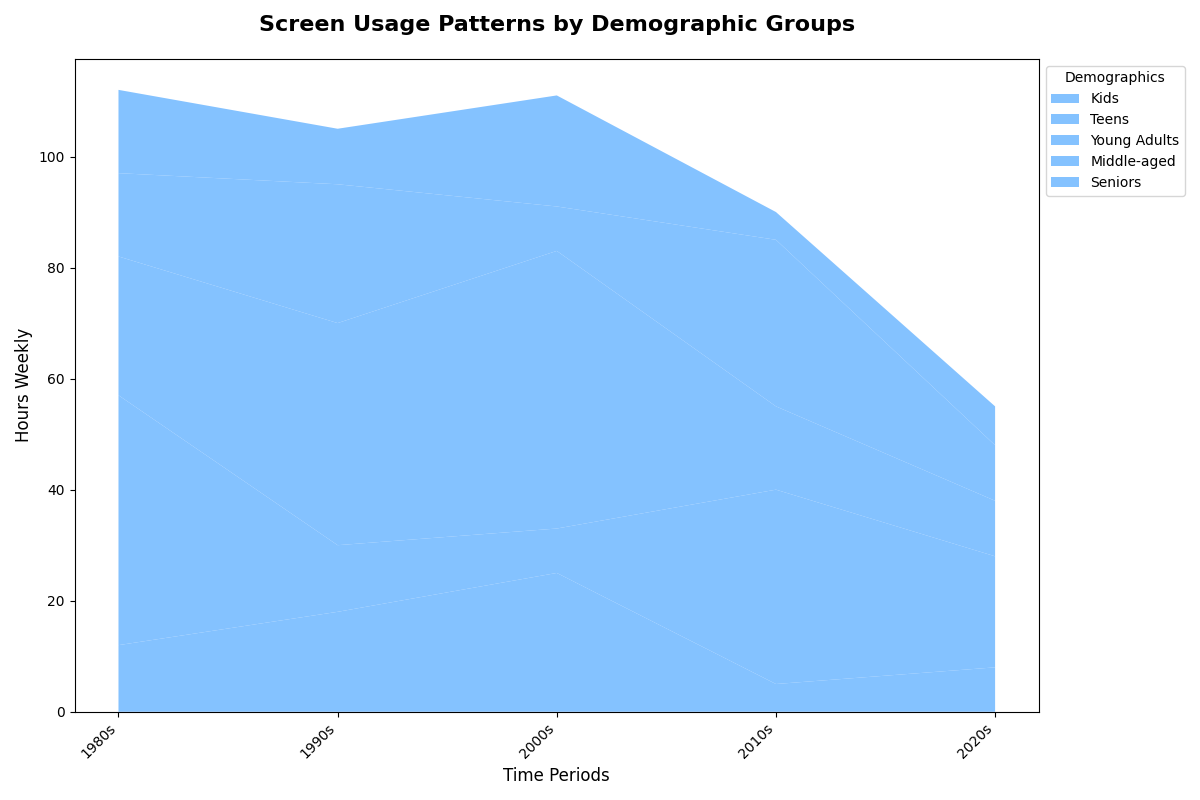

Python code for this plot:
import matplotlib.pyplot as plt
import numpy as np

decades = ['1980s', '1990s', '2000s', '2010s', '2020s']
age_groups = ['Kids', 'Teens', 'Young Adults', 'Middle-aged', 'Seniors']

# Preserved shuffled screen time data
screen_time_0_12 = [12, 18, 25, 5, 8]  
screen_time_13_18 = [45, 12, 8, 35, 20]  
screen_time_19_35 = [25, 40, 50, 15, 10]  
screen_time_36_55 = [15, 25, 8, 30, 10]  
screen_time_56_plus = [15, 10, 20, 5, 7]  

data = np.array([screen_time_0_12, screen_time_13_18, screen_time_19_35, screen_time_36_55, screen_time_56_plus])

# Apply a single color to all groups
single_color = ['#66b3ff']  # Consistent color for all groups

plt.figure(figsize=(12, 8))
plt.stackplot(decades, data, labels=age_groups, colors=single_color * len(age_groups), alpha=0.8)

plt.xlabel('Time Periods', fontsize=12)
plt.ylabel('Hours Weekly', fontsize=12)
plt.title('Screen Usage Patterns by Demographic Groups', fontsize=16, fontweight='bold', pad=20)
plt.legend(title='Demographics', loc='upper left', bbox_to_anchor=(1, 1), fontsize=10)
plt.xticks(rotation=45, ha='right')
plt.tight_layout()
plt.show()
